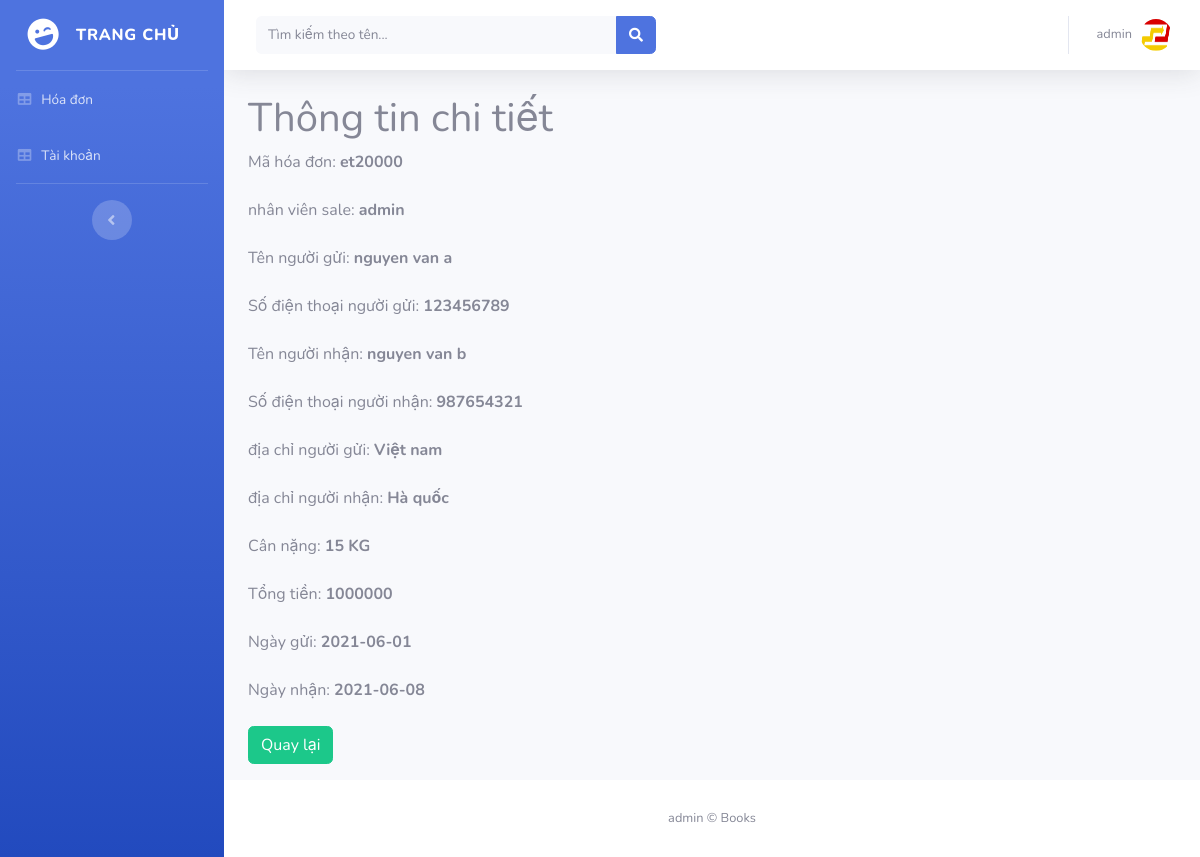
The app's page /user/readbill.php?id=1 (signed in) with its own data.
### tables this page shows
CREATE TABLE `bill` (
  `customer_sendname` varchar(50) NOT NULL,
  `customer_sendtel` int(15) NOT NULL,
  `customer_receivername` varchar(50) NOT NULL,
  `customer_receivertel` int(15) NOT NULL,
  `customer_sendadr` varchar(200) NOT NULL,
  `customer_receiveradr` varchar(200) NOT NULL,
  `weight` float NOT NULL,
  `fee` float NOT NULL,
  `datesend` date NOT NULL,
  `datereceived` date NOT NULL,
  `id` int(50) NOT NULL,
  `bill_id` varchar(200) DEFAULT NULL,
  `idb` int(10) NOT NULL
);

CREATE TABLE `employee` (
  `id` int(11) NOT NULL,
  `username` varchar(200) NOT NULL,
  `password` varchar(200) NOT NULL,
  `name` varchar(200) NOT NULL,
  `dob` date NOT NULL,
  `phonenumber` int(20) NOT NULL,
  `email` varchar(30) NOT NULL
);

### user/readbill.php (the view, shortened to what this page needs)
<?php
if (isset($_SESSION['userid']) && isset($_SESSION['username'])) {
?>
<!DOCTYPE html>
<html lang="en">
<head>
  <link href="vendor/fontawesome-free/css/all.min.css" rel="stylesheet" type="text/css">
  <link href="css/sb-admin-2.min.css" rel="stylesheet">
</head>
<body id="page-top">
  <div id="wrapper">
    <?php include("include/menu.php"); ?>
    <div id="content-wrapper" class="d-flex flex-column">
      <div id="content">
        <nav class="navbar navbar-expand navbar-light bg-white topbar mb-4 static-top shadow">
          <form class="d-none d-sm-inline-block form-inline mr-auto ml-md-3 my-2 my-md-0 mw-100 navbar-search">
            <div class="input-group">
              <input type="text" class="form-control bg-light border-0 small" placeholder="Tìm kiếm theo tên..." name="var" aria-label="Search" aria-describedby="basic-addon2" value="<?php if(isset($_GET['var'])) {echo $_GET['var'];} ?>">
              <div class="input-group-append">
                <button class="btn btn-primary" type="submit">
                  <i class="fas fa-search fa-sm"></i>
                </button>
              </div>
            </div>
          </form>
          <ul class="navbar-nav ml-auto">
            <li class="nav-item dropdown no-arrow">
              <a class="nav-link dropdown-toggle" href="#" id="userDropdown" role="button" data-toggle="dropdown" aria-haspopup="true" aria-expanded="false">
                <span class="mr-2 d-none d-lg-inline text-gray-600 small"><?php echo $_SESSION['username']; ?></span>
                <img class="img-profile rounded-circle" src="logo/title.png">
              </a>
            </li>
          </ul>
        </nav>
        <div class="wrapper">
        <div class="container-fluid">
            <div class="row">
                <div class="col-md-12">
                    <div class="page-header">
                        <h1>Thông tin chi tiết</h1>
                    </div>
                    <?php
                   $id=$_GET['id'];
                   $con=mysqli_connect("localhost","root","","pam");
                   $sel="select bill.bill_id,
                   bill.customer_sendname,
                   bill.customer_sendtel,
                   bill.customer_receivername,
                   bill.customer_receivertel,
                   bill.customer_sendadr,
                   bill.customer_receiveradr,
                   bill.weight,
                   bill.fee,
                   bill.datesend,
                   bill.datereceived,
                   bill.idb,
                   employee.name
                   from bill,employee where bill.id = employee.id and bill.idb='$id'";
                   $rk=$con->query($sel);
                   while($row=$rk->fetch_assoc()){
                  ?>
                    <div class="form-group">
                        <label>Mã hóa đơn:</label>
                        <strong class="form-control-static"><?php echo $row["bill_id"]; ?></strong>
                    </div>
                    <div class="form-group">
                        <label>nhân viên sale: </label>
                        <strong class="form-control-static"><?php echo $row["name"]; ?></strong>
                    </div>
                    <div class="form-group">
                        <label>Tên người gửi: </label>
                        <strong class="form-control-static"><?php echo $row["customer_sendname"]; ?></strong>
                    </div>
                    <div class="form-group">
                        <label>Số điện thoại người gửi: </label>
                        <strong class="form-control-static"><?php echo $row["customer_sendtel"]; ?></strong>
                    </div>
                    <div class="form-group">
                        <label>Tên người nhận: </label>
                        <strong class="form-control-static"><?php echo $row["customer_receivername"]; ?></strong>
                    </div>
                    <div class="form-group">
                        <label>Số điện thoại người nhận: </label>
                        <strong class="form-control-static"><?php echo $row["customer_receivertel"]; ?></strong>
                    </div>
                    <div class="form-group">
                        <label>địa chỉ người gửi: </label>
                        <strong class="form-control-static"><?php echo $row["customer_sendadr"]; ?></strong>
                    </div>
                    <div class="form-group">
                        <label>địa chỉ người nhận: </label>
                        <strong class="form-control-static"><?php echo $row["customer_receiveradr"]; ?></strong>
                    </div>
                    <div class="form-group">
                        <label>Cân nặng: </label>
                        <strong class="form-control-static"><?php echo $row["weight"]; ?> KG</strong>
                    </div>
                    <div class="form-group">
                        <label>Tổng tiền: </label>
                        <strong class="form-control-static"><?php echo $row["fee"]; ?></strong>
                    </div>
                    <div class="form-group">
                        <label>Ngày gửi: </label>
                        <strong class="form-control-static"><?php echo $row["datesend"]; ?></strong>
                    </div>
                    <div class="form-group">
                        <label>Ngày nhận: </label>
                        <strong class="form-control-static"><?php echo $row["datereceived"]; ?></strong>
                    </div>
                    <p><a href="bill.php" class="btn btn-success">Quay lại</a></p>
                    </div>
                <?php } ?>
            </div>
        </div>
    </div>
      <footer class="sticky-footer bg-white">
        <div class="container my-auto">
          <div class="copyright text-center my-auto">
            <span>admin &copy; Books </span>
          </div>
        </div>
      </footer>
    </div>
  </div>
</body>
</html>
<?php
}else{
     header("Location: index.php");
     exit();
}
 ?>

### records on screen
bill: bill "et20000", id.name "admin", customer_sendname "nguyen van a", customer_sendtel "123456789", customer_receivername "nguyen van b", customer_receivertel "987654321", customer_sendadr "Việt nam", customer_receiveradr "Hà quốc", weight "15", fee "1000000", datesend "2021-06-01", datereceived "2021-06-08"

### other values on screen
$_SESSION['username'] "admin"
